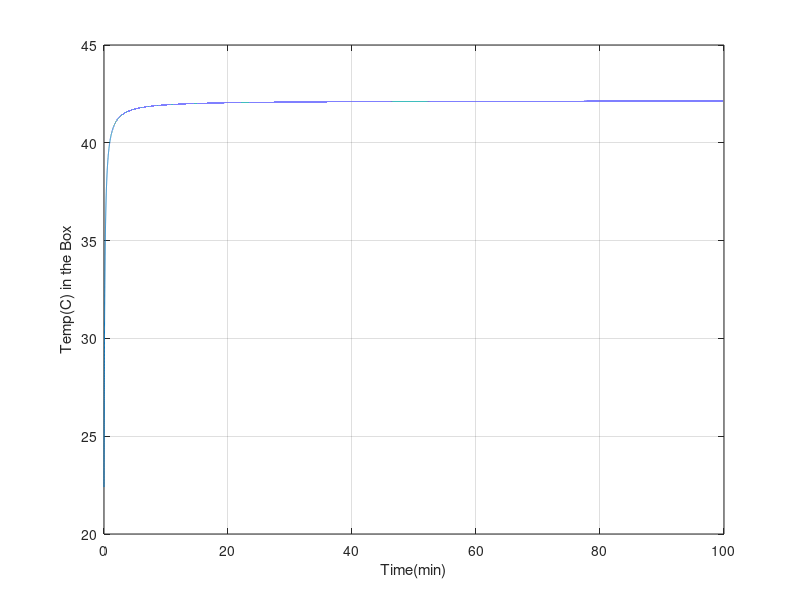

This figure's MATLAB source:
Ploss=15%Watt
L=0.45;%length in meters
W=0.35;%width in meters
H=0.2;%height in meters
Tamb=22.4+273.15;%Ambient temp. in Kelvin
Tin0=22.4+273.15;%Initial temp. inside box in Kelvin
dwall=7;%wall thickness in cm
Tcon=0.0837;%Spesific thermal conductivity of polystyrene in Watts/(Kelvin*meters)  
%Cp=210000;%Spesific constant volume heat capacity j/(kg*K)
Cp=1000;
time=0:0.001:100;%working time in minutes

%Ploss=Vol*(1.187-(0.175/52)*T)dT/dt+sum((T-Tamb)Tcon*A/dwall)

%Ploss*t=Vol(1.187(T-Tin0)-(0.175/104)*T^2)+sum((T-Tamb)*Tcon*A/dwall*t)

%Calculations
Vol=L*W*H;

A1=2*H*L;  %front and back face area
A2=2*H*W;  %left and right face area
A3=2*L*W;  %top and bottom face area

G1th=100*Tcon*A1/dwall;%constant for face A1&A2
G2th=100*Tcon*A2/dwall;%constant for face A1&A2
G3th=100*Tcon*A3/dwall;%constant for face A1&A2

%AT^2+BT+C     quadratic equation

A=-Cp*Vol*0.175/104;
B=1.187*Vol*Cp+time*60*(G1th+G2th+G3th);
C=Cp*Vol*0.175/104*Tin0^2-Tamb*60*time*(G1th+G2th+G3th)-1.187*Cp*Vol*Tin0-Ploss*time*60;

delta=B.^2-4*A*C;

T1=(-B+sqrt(delta))/(2*A);
T2=(-B-sqrt(delta))/(2*A);

figure;
plot(time,abs(T1)-273.15);
%figure;
%plot(time,abs(T2)-273.13);
ylabel("Temp(C) in the Box");
xlabel("Time(min)");
grid on;
